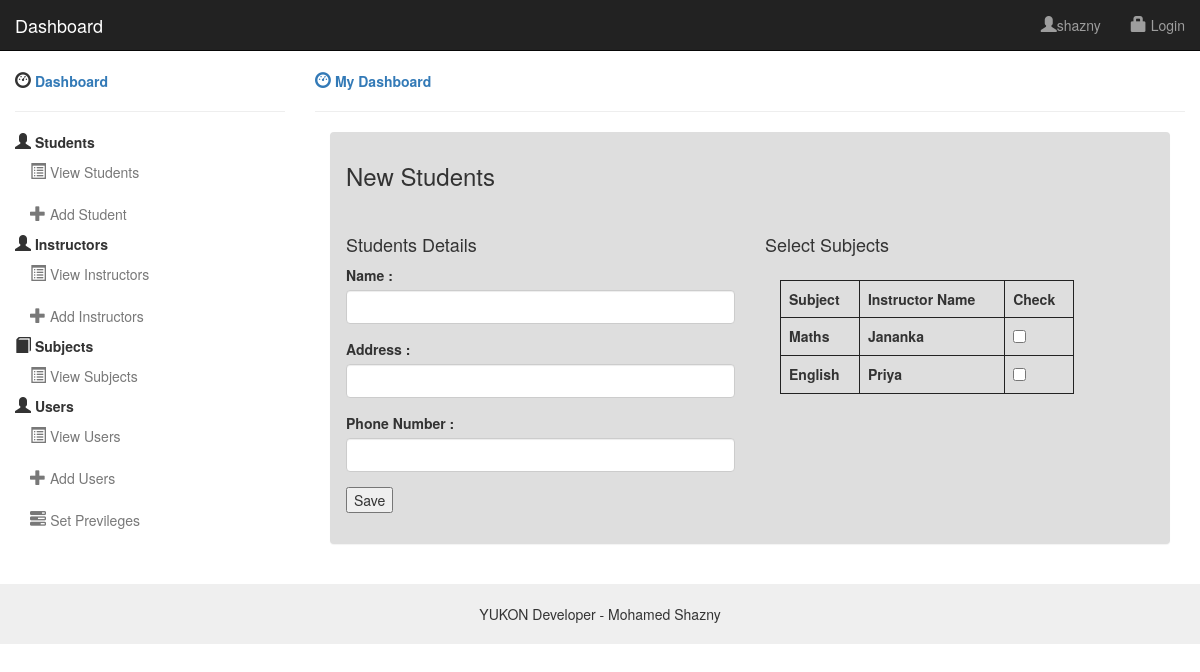
Screenshot of /add_students.php (signed in) with the database file from the repository.
### tables this page shows
CREATE TABLE `instructors` (
  `instr_id` int(10) NOT NULL,
  `instr_name` varchar(30) NOT NULL,
  `instr_add` text NOT NULL,
  `instr_phone` int(10) NOT NULL,
  `subj_id` int(100) NOT NULL
);

CREATE TABLE `subjects` (
  `subj_id` int(10) NOT NULL,
  `subject` varchar(100) NOT NULL,
  `subj_book` varchar(100) NOT NULL
);

### add_students.php (the view, shortened to what this page needs)
<?php
include('header.php');
?>
<div class="container-fluid">
    <div class="row">
        <?php include('side_menu.php');?>
        <div class="col-sm-9">
            <a href="#"><strong><i class="glyphicon glyphicon-dashboard"></i> My Dashboard</strong></a>
            <hr>
          <div class="container">
        <div class="panel panel-flat">
        <div class="panel-heading"><h3>New Students</h3></div>
        <div class="panel-body">
          <div class="row">
             <form id="foo">
                  <div class="col-sm-6">
                      <h4>Students Details</h4>
                       <div class="form-group">
                        <label> Name :</label>
                          <input type="text" class="form-control" name="txtname" id="txtname">
                        </div>
                        <div class="form-group">
                          <label> Address :</label>
                          <input type="text" class="form-control" name="txtadd" id="txtadd">
                        </div>
                        <div class="form-group">
                          <label>Phone Number :</label>
                          <input type="text" class="form-control" name="txtphone" id="txtphone">
                        </div>
                  </div>
                  <div class="col-sm-6">
                    <h4>Select Subjects</h4>
                    <div class="col-sm-10">
                       <table class="table table-bordered">
                          <thead>
                            <tr>
                              <th>Subject</th>
                              <th>Instructor Name</th>
                              <th>Check</th>
                            </tr>
                          </thead>
                          <tbody>
                            <?php
                             $sql="SELECT s.subject,s.subj_id,i.instr_name FROM subjects s JOIN instructors i ON s.subj_id=i.subj_id";
                             $result = mysqli_query($conn, $sql);
                              if ($result->num_rows > 0) {
                                while($row = $result->fetch_assoc()) {
                                   echo "<div class='form-group'>";
                                   echo " <tr>";
                                   echo "   <th> ".$row['subject']." </th>";
                                   echo "   <th> ".$row['instr_name']." </th>";
                                   echo "   <th>  <input type='checkbox' class='frmchkbx' name='subchekbx' value=".$row['subj_id']."> </th>";
                                   echo "</tr>";
                                   echo "</div>";
                                 }
                               }
                            ?>
                        </tbody>
                      </table>
                    </div>
                  </div>
                  <div class="col-sm-12">
                  <div class="form-group">
                      <input type="submit" value="Save" />
                  </div>
                  </div>
                   </form>
            </div>
          </div>
          </div>
        </div>
      </div>
    </div>
   </div>
<?php
include('footer.php');
?>
    </body>
</html>

### header.php (style rules this page uses)
i { font-size:16px; }
.container { width: 100% !important; }
.panel { background-color: #dedede !important; }
.table-bordered>tbody>tr>td, .table-bordered>tbody>tr>th, .table-bordered>tfoot>tr>td, .table-bordered>tfoot>tr>th, .table-bordered>thead>tr>td, .table-bordered>thead>tr>th { border: 1px solid #222222 !important; }

### rows the page displays
instructors: subj.subject "Maths", instr_name "Jananka"
instructors: subj.subject "English", instr_name "Priya"

### other values shown
$_SESSION['username'] "shazny"
